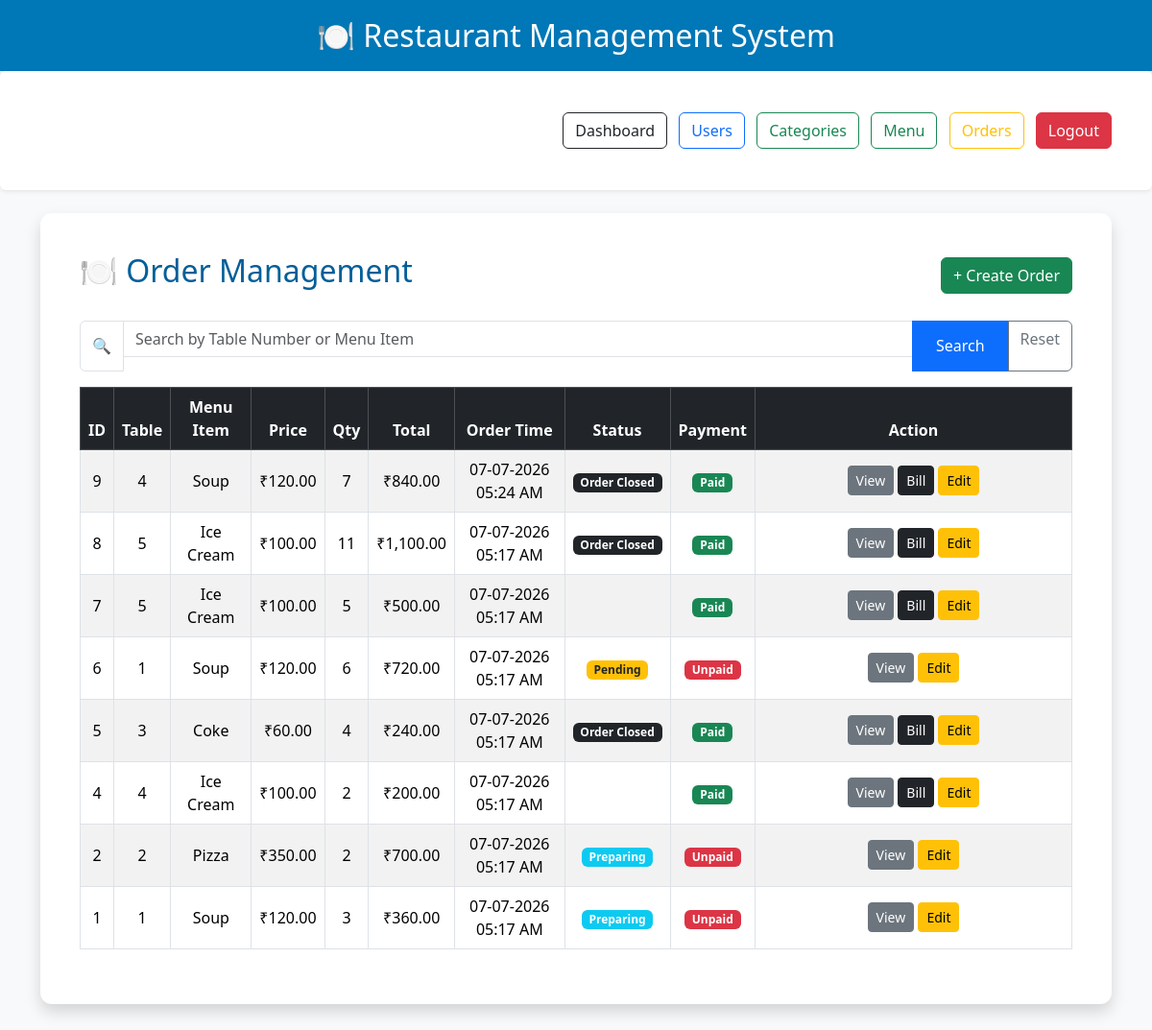
/order_list.php (signed in), run on the app's committed database.
### tables this page shows
CREATE TABLE IF NOT EXISTS `orders` (
  `id` int NOT NULL AUTO_INCREMENT,
  `customer_name` varchar(100) NOT NULL,
  `table_number` int NOT NULL,
  `menu_id` int NOT NULL,
  `quantity` int NOT NULL,
  `status` enum('Pending','Preparing','Prepared','Served','Order Closed') NOT NULL DEFAULT 'Pending',
  `payment_status` enum('Unpaid','Paid') NOT NULL DEFAULT 'Unpaid',
  `created_at` timestamp NULL DEFAULT CURRENT_TIMESTAMP,
  PRIMARY KEY (`id`),
  KEY `menu_id` (`menu_id`)
);

CREATE TABLE IF NOT EXISTS `menu` (
  `id` int NOT NULL AUTO_INCREMENT,
  `item_name` varchar(100) NOT NULL,
  `category_id` int NOT NULL,
  `price` decimal(10,2) NOT NULL,
  PRIMARY KEY (`id`),
  KEY `category_id` (`category_id`)
);

### authRoleCheck.php (called while the page is built)
<?php
function hasRole($role){
    return isset($_SESSION['role']) &&
           strtolower(trim($_SESSION['role'])) == strtolower(trim($role));
}
?>

### order_list.php (the view, shortened to what this page needs)
<?php
include "authRoleCheck.php";
include "config.php";
$search = "";
$result = mysqli_query($conn,"
SELECT
orders.id,
orders.table_number,
menu.item_name,
menu.price,
orders.quantity,
orders.status,
orders.payment_status,
orders.created_at
FROM orders
JOIN menu
ON orders.menu_id = menu.id
WHERE
orders.table_number LIKE '%$search%'
OR menu.item_name LIKE '%$search%'
ORDER BY orders.id DESC
");
?>
<!DOCTYPE html>
<html>
<head>
<link href="https://cdn.jsdelivr.net/npm/bootstrap@5.3.3/dist/css/bootstrap.min.css" rel="stylesheet">
<link rel="stylesheet" href="style.css">
</head>
<body>
<?php include "header.php"; ?>
<?php include "navbar.php"; ?>
<div class="container mt-4">
<div class="card shadow">
<div class="card-body">
<div class="d-flex justify-content-between align-items-center mb-4">
<h2>🍽️ Order Management</h2>
<?php if(hasRole('waiter') || hasRole('manager') || hasRole('admin')){ ?>
<a href="order_create.php" class="btn btn-success">
+ Create Order
</a>
<?php } ?>
</div>
<form method="GET" class="mb-3">
<div class="input-group">
<span class="input-group-text bg-white">
🔍
</span>
<input
type="text"
name="search"
class="form-control"
placeholder="Search by Table Number or Menu Item"
value="<?= isset($_GET['search']) ? $_GET['search'] : ''; ?>">
<button class="btn btn-primary px-4">
Search
</button>
<a href="order_list.php" class="btn btn-outline-secondary">Reset</a>
</div>
</form>
<div class="table-responsive">
<table class="table table-bordered table-striped table-hover align-middle">
<thead class="table-dark">
<tr>
<th>ID</th>
<th>Table</th>
<th>Menu Item</th>
<th>Price</th>
<th>Qty</th>
<th>Total</th>
<th>Order Time</th>
<th>Status</th>
<th>Payment</th>
<th width="330">Action</th>
</tr>
</thead>
<tbody>
<?php while($row = mysqli_fetch_assoc($result)){ ?>
<tr>
<td><?= $row['id']; ?></td>
<td><?= $row['table_number']; ?></td>
<td><?= $row['item_name']; ?></td>
<td>₹<?= number_format($row['price'],2); ?></td>
<td><?= $row['quantity']; ?></td>
<td>₹<?= number_format($row['price'] * $row['quantity'],2); ?></td>
<td><?= date("d-m-Y h:i A", strtotime($row['created_at'])); ?></td>
<td>
<?php
if($row['status']=="Pending"){
    echo "<span class='badge bg-warning text-dark'>Pending</span>";
}
elseif($row['status']=="Preparing"){
    echo "<span class='badge bg-info'>Preparing</span>";
}
elseif($row['status']=="Prepared"){
    echo "<span class='badge bg-primary'>Prepared</span>";
}
elseif($row['status']=="Served"){
    echo "<span class='badge bg-success'>Served</span>";
}
elseif($row['status']=="Order Closed"){
    echo "<span class='badge bg-dark'>Order Closed</span>";
}
else{
    echo $row['status'];
}
?>
</td>
<td>
<?php
if($row['payment_status']=="Paid"){
    echo "<span class='badge bg-success'>Paid</span>";
}
else{
    echo "<span class='badge bg-danger'>Unpaid</span>";
}
?>
</td>
<td>
<a href="order_view.php?id=<?= $row['id']; ?>" class="btn btn-secondary btn-sm">
View
</a>
<?php if(hasRole('admin') || hasRole('manager') || hasRole('cashier')){ ?>
<?php if($row['payment_status']=="Paid"){ ?>
<a href="bill.php?id=<?= $row['id']; ?>" class="btn btn-dark btn-sm">
Bill
</a>
<?php } ?>
<a href="order_update.php?id=<?= $row['id']; ?>" class="btn btn-warning btn-sm">
Edit
</a>
<?php } ?>
</td>
</tr>
<?php } ?>
</tbody>
</table>
</div>
</div>
</div>
</div>
</body>
</html>

### header.php
<link rel="stylesheet" href="style.css">
<div class="header">
    <h2>🍽️ Restaurant Management System</h2>
</div>

### navbar.php (shortened to what this page needs)
<nav class="navbar navbar-expand-lg bg-white shadow-sm rounded mb-4">
    <div class="container">
        <div class="ms-auto">
            <?php if(isset($_SESSION['user_id'])){ ?>
                <a href="dashboard.php" class="btn btn-outline-dark me-2">
                    Dashboard
                </a>
                <?php if(hasRole('admin')){ ?>
                    <a href="user_list.php" class="btn btn-outline-primary me-2">
                        Users
                    </a>
                <?php } ?>
                <?php if(hasRole('admin') || hasRole('manager')){ ?>
                    <a href="category_list.php" class="btn btn-outline-success me-2">
                        Categories
                    </a>
                    <a href="menu_list.php" class="btn btn-outline-success me-2">
                        Menu
                    </a>
                <?php } ?>
                <?php if(
                    hasRole('admin') ||
                    hasRole('manager') ||
                    hasRole('chef') ||
                    hasRole('waiter') ||
                    hasRole('cashier')
                ){ ?>
                    <a href="order_list.php" class="btn btn-outline-warning me-2">
                        Orders
                    </a>
                <?php } ?>
                <a href="logout.php" class="btn btn-danger">
                    Logout
                </a>
            <?php } else { ?>
                <a href="login.php" class="btn btn-success">
                    Login
                </a>
            <?php } ?>
        </div>
    </div>
</nav>

### style.css (style rules this page uses)
body { font-family: "Segoe UI", Arial, sans-serif; margin: 0; padding: 0; background: #f8f9fa; }
.header { width:100%; background:#0077b6; padding:18px 0; text-align:center; box-shadow:0 2px 10px rgba(0,0,0,.15); }
.header h2 { color:white; margin:0; }
.container { margin-top:35px; margin-bottom:35px; }
.card { background:white; border:none; border-radius:12px; padding:25px; box-shadow:0 6px 18px rgba(0,0,0,.1); }
h1,h2,h3 { color:#005f99; }
input, select { width:100%; padding:10px; border:1px solid #ced4da; border-radius:6px; margin-bottom:15px; }
table { background:white; }
table th { text-align:center; }
table td { text-align:center; vertical-align:middle; }

### data on the page
orders: id "9", table_number "4", menu.item_name "Soup", menu.price "120.00", quantity "7", $row['price'] * $row['quantity'] "840.00", created_at "07-07-2026 05:24 AM", status "Order Closed", payment_status "Paid"
orders: id "8", table_number "5", menu.item_name "Ice Cream", menu.price "100.00", quantity "11", $row['price'] * $row['quantity'] "1,100.00", created_at "07-07-2026 05:17 AM", status "Order Closed", payment_status "Paid"
orders: id "7", table_number "5", menu.item_name "Ice Cream", menu.price "100.00", quantity "5", $row['price'] * $row['quantity'] "500.00", created_at "07-07-2026 05:17 AM", payment_status "Paid"
orders: id "6", table_number "1", menu.item_name "Soup", menu.price "120.00", quantity "6", $row['price'] * $row['quantity'] "720.00", created_at "07-07-2026 05:17 AM", status "Pending", payment_status "Unpaid"
orders: id "5", table_number "3", menu.item_name "Coke", menu.price "60.00", quantity "4", $row['price'] * $row['quantity'] "240.00", created_at "07-07-2026 05:17 AM", status "Order Closed", payment_status "Paid"
orders: id "4", table_number "4", menu.item_name "Ice Cream", menu.price "100.00", quantity "2", $row['price'] * $row['quantity'] "200.00", created_at "07-07-2026 05:17 AM", payment_status "Paid"
orders: id "2", table_number "2", menu.item_name "Pizza", menu.price "350.00", quantity "2", $row['price'] * $row['quantity'] "700.00", created_at "07-07-2026 05:17 AM", status "Preparing", payment_status "Unpaid"
orders: id "1", table_number "1", menu.item_name "Soup", menu.price "120.00", quantity "3", $row['price'] * $row['quantity'] "360.00", created_at "07-07-2026 05:17 AM", status "Preparing", payment_status "Unpaid"
